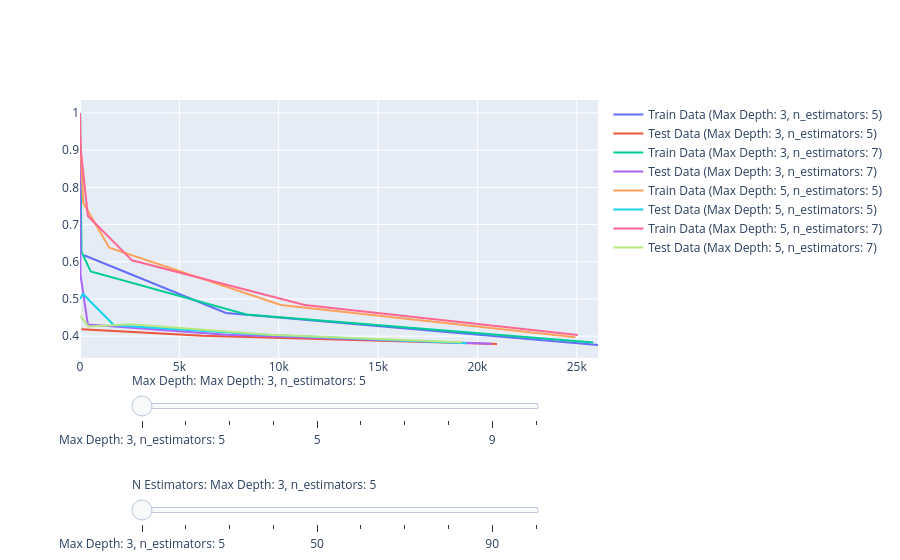

Here is the notebook cell this chart was saved with:
### Code cell
import plotly.graph_objects as go
l_func = l_short_relabel

def precision_curve(model, grid, train_data, test_data, feature_cols, l_func, max_depth, n_estimators): 
    # Calculate precision curves for train and test data
    # This part should be same as before
        # Predict probabilities for train and test data
    train_preds_p = model.predict_proba(train_data[feature_cols])
    test_preds_p = model.predict_proba(test_data[feature_cols])
    
    # Threshold for more certainty in predicted values
    thold_list = np.linspace(0.3, 0.9, grid)
    
    # Initialize results dictionaries for train and test data
    train_result = {'thold': [], 'precision': [], 'recall': [], 'count': []}
    test_result = {'thold': [], 'precision': [], 'recall': [], 'count': []}
    
    # Calculate precision and recall for train data
    for thold in thold_list:
        train_preds = [(lambda x: 1 if x > thold else 0)(x[1]) for x in train_preds_p]
        cm = confusion_matrix(train_data['y'].apply(l_func), train_preds)
        
        true_positives = cm[1, 1]
        false_positives = cm[0, 1]
        false_negatives = cm[1, 0]

        precision = true_positives / (true_positives + false_positives)
        recall = true_positives / (true_positives + false_negatives)
        
        train_result['thold'].append(thold)
        train_result['precision'].append(precision)
        train_result['recall'].append(recall)
        train_result['count'].append(true_positives + false_positives)
    
    # Calculate precision and recall for test data
    for thold in thold_list:
        test_preds = [(lambda x: 1 if x > thold else 0)(x[1]) for x in test_preds_p]
        cm = confusion_matrix(test_data['y'].apply(l_func), test_preds)
        
        true_positives = cm[1, 1]
        false_positives = cm[0, 1]
        false_negatives = cm[1, 0]

        precision = true_positives / (true_positives + false_positives)
        recall = true_positives / (true_positives + false_negatives)
        
        test_result['thold'].append(thold)
        test_result['precision'].append(precision)
        test_result['recall'].append(recall)
        test_result['count'].append(true_positives + false_positives)
    # Create Plotly traces for train and test data
    train_trace = go.Scatter(
        x=train_result['count'], 
        y=train_result['precision'], 
        mode='lines', 
        name=f'Train Data (Max Depth: {max_depth}, n_estimators: {n_estimators})'
    )
    test_trace = go.Scatter(
        x=test_result['count'], 
        y=test_result['precision'], 
        mode='lines', 
        name=f'Test Data (Max Depth: {max_depth}, n_estimators: {n_estimators})'
    )
    
    # Store the traces in a list along with the parameter combination
    traces = [train_trace, test_trace]
    
    return traces, (max_depth, n_estimators)

# Create empty lists to store traces and steps
all_traces = []
steps = []

# Iterate over different combinations of parameters
for max_depth in [3, 5]:
    for n_estimators in [5, 7]:
        # Train the model with the current parameters
        model = XGBClassifier(max_depth=max_depth, n_estimators=n_estimators)
        model.fit(train[feature_cols], train['y'].apply(l_func))
        
        # Calculate precision curve for train and test data
        traces, params = precision_curve(model, 10, train, test, feature_cols, l_func, max_depth, n_estimators)
        
        # Add the traces to the list
        all_traces.extend(traces)
        
        # Create step for the slider
        step = dict(
            method="update",
            args=[{"visible": [params == p for p in params]}],
            label=f"Max Depth: {max_depth}, n_estimators: {n_estimators}",
        )
        steps.append(step)

# Create sliders
max_depth_slider = dict(
    active=0,
    steps=steps,
    name="Max Depth"
)

n_estimators_slider = dict(
    active=0,
    steps=steps,
    name="n_estimators"
)

# Create layout with sliders
layout = dict(sliders=[max_depth_slider, n_estimators_slider])

# Create Plotly figure with traces and layout
fig = go.Figure(data=all_traces, layout=layout)

fig.update_layout(
    sliders=sliders
)
# Show the plot
fig.show()

### Figure 1 — Plotly figure (JSON) as saved in the notebook; plotly's stock layout.template omitted (floating-point values rounded to 4 significant figures)
{"data": [{"mode": "lines", "name": "Train Data (Max Depth: 3, n_estimators: 5)", "type": "scatter", "x": [26069, 7347, 204, 0, 0, 0, 0, 0, 0, 0], "y": [0.3761, 0.4624, 0.6176, null, null, null, null, null, null, null]}, {"mode": "lines", "name": "Test Data (Max Depth: 3, n_estimators: 5)", "type": "scatter", "x": [20987, 6178, 74, 0, 0, 0, 0, 0, 0, 0], "y": [0.3791, 0.4009, 0.4189, null, null, null, null, null, null, null]}, {"mode": "lines", "name": "Train Data (Max Depth: 3, n_estimators: 7)", "type": "scatter", "x": [25834, 8376, 540, 75, 1, 0, 0, 0, 0, 0], "y": [0.3828, 0.4586, 0.5741, 0.6267, 1, null, null, null, null, null]}, {"mode": "lines", "name": "Test Data (Max Depth: 3, n_estimators: 7)", "type": "scatter", "x": [20714, 7359, 394, 23, 1, 1, 0, 0, 0, 0], "y": [0.3798, 0.4039, 0.4315, 0.5652, 1, 1, null, null, null, null]}, {"mode": "lines", "name": "Train Data (Max Depth: 5, n_estimators: 5)", "type": "scatter", "x": [24933, 10107, 1475, 165, 14, 0, 0, 0, 0, 0], "y": [0.3974, 0.484, 0.638, 0.7576, 0.9286, null, null, null, null, null]}, {"mode": "lines", "name": "Test Data (Max Depth: 5, n_estimators: 5)", "type": "scatter", "x": [19463, 9084, 1711, 148, 2, 0, 0, 0, 0, 0], "y": [0.3813, 0.4049, 0.4296, 0.5135, 0.5, null, null, null, null, null]}, {"mode": "lines", "name": "Train Data (Max Depth: 5, n_estimators: 7)", "type": "scatter", "x": [25051, 11314, 2615, 397, 31, 1, 0, 0, 0, 0], "y": [0.4032, 0.4837, 0.6038, 0.7229, 0.9032, 1, null, null, null, null]}, {"mode": "lines", "name": "Test Data (Max Depth: 5, n_estimators: 7)", "type": "scatter", "x": [19221, 9550, 2558, 420, 22, 0, 0, 0, 0, 0], "y": [0.3834, 0.4037, 0.4324, 0.4262, 0.4545, null, null, null, null, null]}], "layout": {"sliders": [{"active": 10, "currentvalue": {"prefix": "Max Depth: "}, "len": 0.8, "name": "Max Depth", "pad": {"t": 50}, "steps": [{"args": [{"visible": [false, false]}], "label": "Max Depth: 3, n_estimators: 5", "method": "update"}, {"args": [{"visible": [false, false]}], "label": "Max Depth: 3, n_estimators: 7", "method": "update"}, {"args": [{"visible": [false, false]}], "label": "Max Depth: 5, n_estimators: 5", "method": "update"}, {"args": [{"visible": [false, false]}], "label": "Max Depth: 5, n_estimators: 7", "method": "update"}, {"args": [{"visible": [true]}], "label": "5", "method": "update"}, {"args": [{"visible": [true]}], "label": "6", "method": "update"}, {"args": [{"visible": [true]}], "label": "7", "method": "update"}, {"args": [{"visible": [true]}], "label": "8", "method": "update"}, {"args": [{"visible": [true]}], "label": "9", "method": "update"}, {"args": [{"visible": [true]}], "label": "10", "method": "update"}], "x": 0.1, "y": 0.15}, {"active": 50, "currentvalue": {"prefix": "N Estimators: "}, "len": 0.8, "name": "n_estimators", "pad": {"t": 50}, "steps": [{"args": [{"visible": [false, false]}], "label": "Max Depth: 3, n_estimators: 5", "method": "update"}, {"args": [{"visible": [false, false]}], "label": "Max Depth: 3, n_estimators: 7", "method": "update"}, {"args": [{"visible": [false, false]}], "label": "Max Depth: 5, n_estimators: 5", "method": "update"}, {"args": [{"visible": [false, false]}], "label": "Max Depth: 5, n_estimators: 7", "method": "update"}, {"args": [{"visible": [true]}], "label": "50", "method": "update"}, {"args": [{"visible": [true]}], "label": "60", "method": "update"}, {"args": [{"visible": [true]}], "label": "70", "method": "update"}, {"args": [{"visible": [true]}], "label": "80", "method": "update"}, {"args": [{"visible": [true]}], "label": "90", "method": "update"}, {"args": [{"visible": [true]}], "label": "100", "method": "update"}], "x": 0.1, "y": -0.25}]}}
